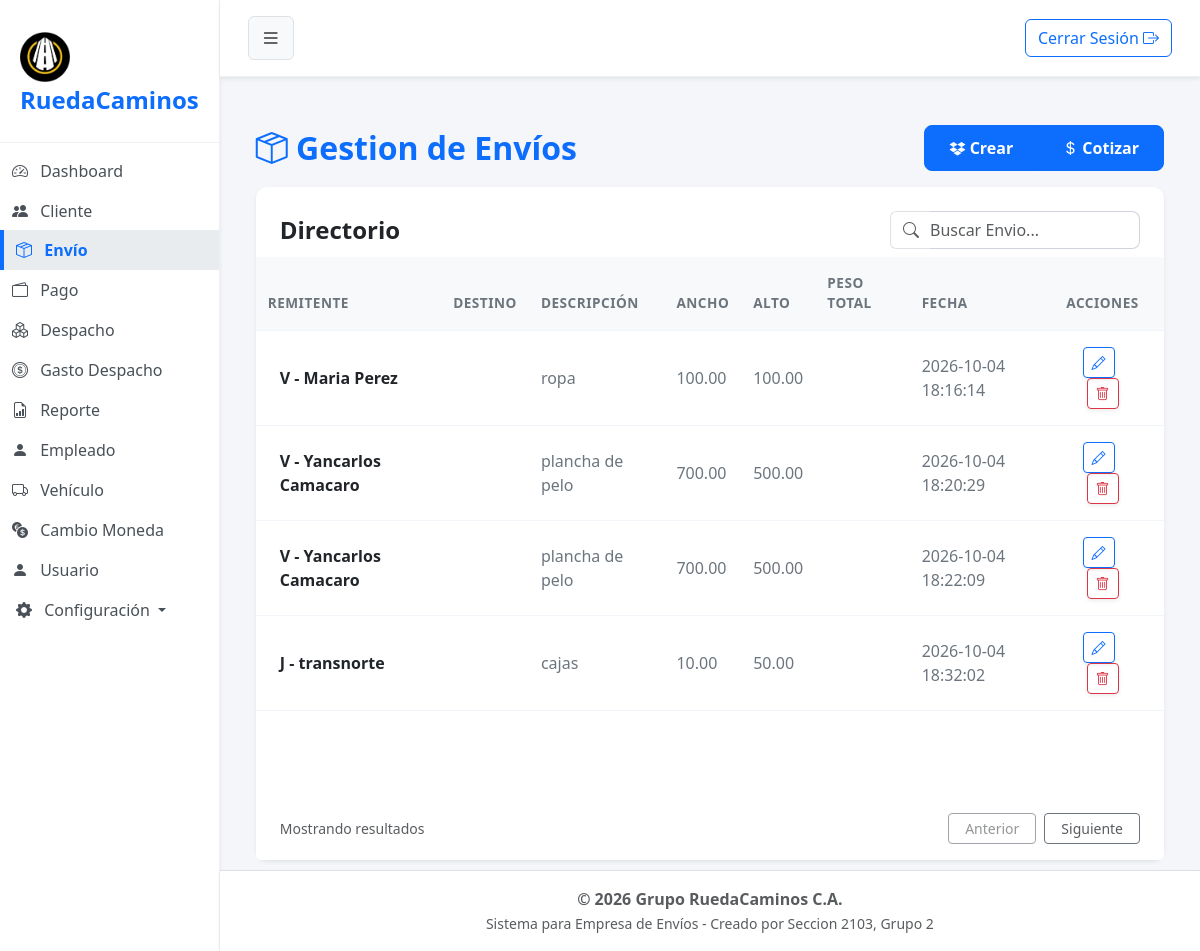
The page /?url=envio (signed in) on the database its author committed.
### tables this page shows
CREATE TABLE `participante_envio` (
  `cod_cliente` int(10) NOT NULL,
  `cod_envio` int(11) NOT NULL,
  `rol_cliente` varchar(15) NOT NULL
);

CREATE TABLE `cliente` (
  `cod_cliente` int(10) NOT NULL,
  `doc_identidad` int(10) NOT NULL COMMENT 'puede ser el rif,cedula,etc',
  `razon_social` varchar(30) NOT NULL,
  `apellido` varchar(20) DEFAULT NULL,
  `telefono` varchar(11) NOT NULL,
  `email` varchar(80) DEFAULT NULL,
  `tipo_documento` varchar(1) NOT NULL COMMENT 'v=venezolano,j=juridico, e=extranjero, g=gubernamental',
  `estado` tinyint(1) NOT NULL
);

CREATE TABLE `envio` (
  `cod_envio` int(11) NOT NULL,
  `fecha` datetime NOT NULL,
  `monto_total` decimal(8,2) DEFAULT NULL,
  `estado` tinyint(1) NOT NULL,
  `cod_despacho` int(11) DEFAULT NULL,
  `peso_total` decimal(6,2) DEFAULT NULL,
  `anchura` decimal(5,2) NOT NULL,
  `altura` decimal(5,2) NOT NULL,
  `descrip_contenido` varchar(50) NOT NULL,
  `distancia_total` float(7,2) DEFAULT NULL,
  `cod_unidadmedida` int(1) DEFAULT NULL,
  `cod_preciokilometraje` int(11) DEFAULT NULL,
  `estatus_fragil` tinyint(1) NOT NULL
);

### app/controller/envioController.php (called while the page is built, shortened)
<?php
$envio = new Envio();
$registros = $envio->obt_RegistrosEnvio();
include 'app/view/layout/header.php';
include 'app/view/envio/envioView.php';
include 'app/view/layout/footer.php';

### index.php (called while the page is built, shortened)
<?php
    $frontController = new FrontController();
?>

### app/config/Conexion.php (called while the page is built, shortened)
<?php
abstract class Conexion
{
    public $host = "localhost";
    public $namedb = "grupo_ruedacaminos";
    public $userdb = "root";
    public $passwd = "";
    public function __construct()
    {
        $this->conexion = $this->getConnection();
    }
    public function getConnection(): PDO
    {
        try {
            $dsn = "mysql:host=" . $this->host . ";dbname=" . $this->namedb . ";charset=utf8";
            $conexion = new PDO($dsn, $this->userdb, $this->passwd);
            $conexion->setAttribute(PDO::ATTR_ERRMODE, PDO::ERRMODE_EXCEPTION);
        } catch (PDOException $error) {
            die('No se pudo conectar a la base de datos, error:' . $error->getMessage());
        }
        return $conexion;
    }
}

### app/model/Envio.php (called while the page is built, shortened)
<?php
class Envio extends Conexion
{
    public function obt_RegistrosEnvio()
    {
        try {
            $sentencia = "SELECT participante_envio.*, cliente.*, envio.*
            FROM participante_envio
            INNER JOIN cliente
            ON participante_envio.cod_cliente= cliente.cod_cliente
            INNER JOIN envio
    		ON participante_envio.cod_envio = envio.cod_envio
            WHERE cliente.estado=1 and envio.estado=1 and participante_envio.rol_cliente='Remitente';";
            $select = $this->conexion->prepare($sentencia);
            $select->execute();
            return $select->fetchAll(\PDO::FETCH_ASSOC);
        } catch (\PDOException $e) {
            return [];
        }
    }
}

### app/view/envio/componentes/tabla.php (shortened to what this page needs)
<div class="card-body p-0">
    <div class="table-responsive">
        <table class="table table-hover align-middle mb-0">
            <thead class="table-light table-header-custom">
                <tr>
                    <th>REMITENTE</th>
                    <th>DESTINO</th>
                    <th>DESCRIPCIÓN</th>
                    <th>ANCHO</th>
                    <th>ALTO</th>
                    <th>PESO TOTAL</th>
                    <th>FECHA</th>
                    <th class="pe-4 text-center">ACCIONES</th>
                </tr>
            </thead>
            <tbody>
                <?php foreach ($registros as $dato): ?>
                    <tr class="align-middle">
                        <td class="ps-4 fw-semibold text-dark py-3">
                            <?= $dato['tipo_documento'] . " - " . $dato['razon_social'] . " " . $dato['apellido']; ?>
                        </td>
                        <td>
                        </td>
                        <td class="text-secondary py-3"><?= $dato['descrip_contenido']; ?></td>
                        <td class="text-secondary py-3"><?= $dato['anchura']; ?></td>
                        <td class="text-secondary py-3"><?= $dato['altura']; ?></td>
                        <td class="text-secondary fw-medium py-3"><?= $dato['peso_total']; ?></td>
                        <td class="text-secondary py-3">
                            <?= $dato['fecha']; ?>
                        </td>
                        <td class="pe-4 text-center py-3">
                            <a href="#" class="btn btn-sm btn-outline-primary me-2 shadow-sm" title="Modificar"
                                data-bs-toggle="modal" data-bs-target="#carouselEnvio">
                                <i class="bi bi-pencil"></i>
                            </a>
                            <a href="?url=envio&type=delete&id=<?
                                                                ?>"
                                class="btn btn-sm btn-outline-danger shadow-sm"
                                title="Eliminar"
                                onclick="return confirm('¿Está seguro de eliminar este envío?');">
                                <i class="bi bi-trash"></i>
                            </a>
                        </td>
                    </tr>
                <?php endforeach; ?>
            </tbody>
        </table>
    </div>
</div>

### assets/css/styles.css (style rules this page uses)
body { background-color: #f4f6f9; font-family: "Segoe UI", Tahoma, Geneva, Verdana, sans-serif; overflow-x: hidden; }
.table> :not(caption)>*>* { padding: 1rem 0.75rem; border-bottom-color: #f1f5f9; }
.table-header-custom th { color: #6c757d; font-weight: 600; font-size: 0.85rem; letter-spacing: 0.5px; }

### rows shown on the page
participante_envio: cod_cliente.tipo_documento "V", cod_cliente.razon_social "Maria", cod_cliente.apellido "Perez", cod_envio.descrip_contenido "ropa", cod_envio.anchura "100.00", cod_envio.altura "100.00", cod_envio.fecha "2026-10-04 18:16:14"
participante_envio: cod_cliente.tipo_documento "V", cod_cliente.razon_social "Yancarlos", cod_cliente.apellido "Camacaro", cod_envio.descrip_contenido "plancha de pelo", cod_envio.anchura "700.00", cod_envio.altura "500.00", cod_envio.fecha "2026-10-04 18:20:29"
participante_envio: cod_cliente.tipo_documento "V", cod_cliente.razon_social "Yancarlos", cod_cliente.apellido "Camacaro", cod_envio.descrip_contenido "plancha de pelo", cod_envio.anchura "700.00", cod_envio.altura "500.00", cod_envio.fecha "2026-10-04 18:22:09"
participante_envio: cod_cliente.tipo_documento "J", cod_cliente.razon_social "transnorte", cod_envio.descrip_contenido "cajas", cod_envio.anchura "10.00", cod_envio.altura "50.00", cod_envio.fecha "2026-10-04 18:32:02"
